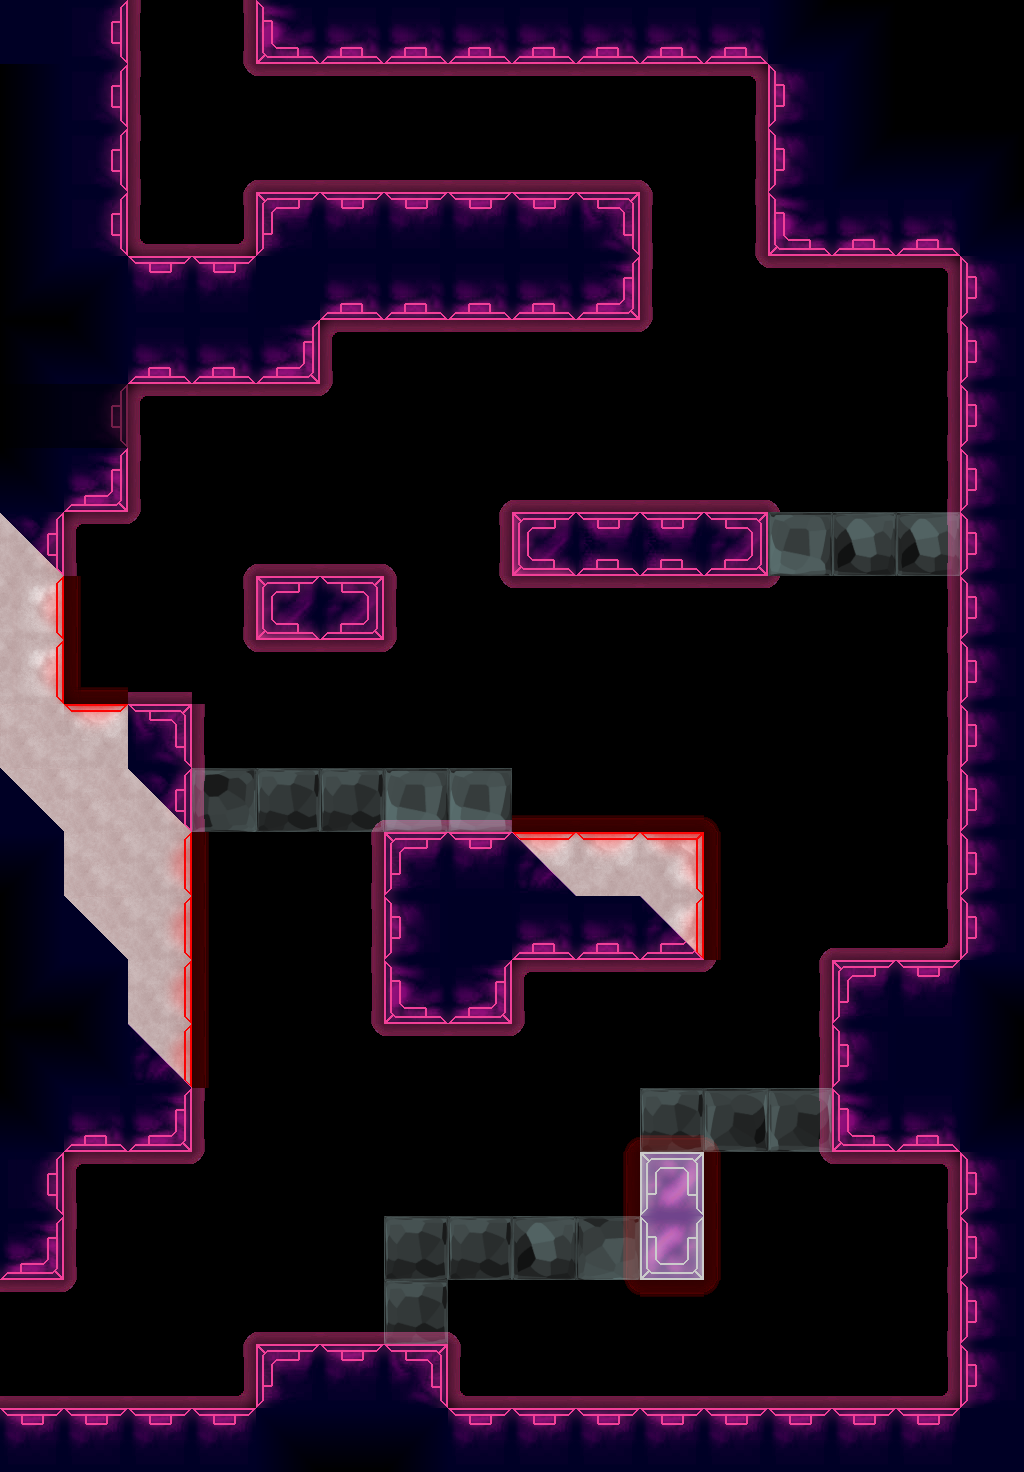

The image is a tile-based game level rendered from a .tmx file. Its description and complete source (layers, tilesets, objects, tile grids) follow:
An orthogonal 16x23 tile map with 64x64 px tiles, 3 tile layers (back2Tile, backTile, tile), 9 tilesets and 10 objects (3x Exit, 2x OrbRed, 2x Spring, DoorRed, Path, ...).

<map version="1.0" orientation="orthogonal" width="16" height="23" tilewidth="64" tileheight="64">
 <properties>
  <property name="bg" value="bg1" />
  <property name="bgParallaxX" value=".7" />
  <property name="bgParallaxY" value=".7" />
  <property name="music" value="begin_red" />
 </properties>
 <tileset firstgid="1" source="tiles/black_tiles.tsx" />
 <tileset firstgid="50" source="tiles/white_tiles.tsx" />
 <tileset firstgid="99" source="tiles/mixed_tiles.tsx" />
 <tileset firstgid="211" source="tiles/glass_tiles.tsx" />
 <tileset firstgid="260" source="tiles/red_tiles.tsx" />
 <tileset firstgid="309" source="tiles/red_black_tiles.tsx" />
 <tileset firstgid="421" source="tiles/glow_purple.tsx" />
 <tileset firstgid="445" source="tiles/glow_white.tsx" />
 <tileset firstgid="469" source="tiles/glow_red.tsx" />
 <layer name="back2Tile" width="16" height="23">
  <data encoding="csv">
0,0,0,0,0,0,0,0,0,0,0,0,0,0,0,0,
0,0,0,0,0,0,0,0,0,0,0,0,0,0,0,0,
0,0,0,0,0,0,0,0,0,0,0,0,0,0,0,0,
0,0,0,0,0,0,0,0,0,0,0,0,0,0,0,0,
0,0,0,0,0,0,0,0,0,0,0,0,0,0,0,0,
0,0,0,0,0,0,0,0,0,0,0,0,0,0,0,0,
0,0,0,0,0,0,0,0,0,0,0,0,0,0,0,0,
0,0,0,0,0,0,0,0,0,0,0,0,0,0,0,0,
0,0,0,0,0,0,0,0,0,0,0,0,0,0,0,0,
0,0,0,0,0,0,0,0,0,0,0,0,0,0,0,0,
0,0,0,0,0,0,0,0,0,0,0,0,0,0,0,0,
0,0,0,0,0,0,0,0,0,0,0,0,0,0,0,0,
0,0,0,0,0,0,0,0,0,0,0,0,0,0,0,0,
0,0,0,0,0,0,0,0,0,0,0,0,0,0,0,0,
0,0,0,0,0,0,0,0,0,0,0,0,0,0,0,0,
0,0,0,0,0,0,0,0,0,0,0,0,0,0,0,0,
0,0,0,0,0,0,0,0,0,0,0,0,0,0,0,0,
0,0,0,0,0,0,0,0,0,0,0,0,0,0,0,0,
0,0,0,0,0,0,0,0,0,0,0,0,0,0,0,0,
0,0,0,0,0,0,0,0,0,0,0,0,0,0,0,0,
0,0,0,0,0,0,0,0,0,0,0,0,0,0,0,0,
0,0,0,0,0,0,0,0,0,0,0,0,0,0,0,0,
0,0,0,0,0,0,0,0,0,0,0,0,0,0,0,0
</data>
 </layer>
 <layer name="backTile" width="16" height="23" opacity="0.48">
  <data encoding="csv">
0,0,430,432,0,0,0,0,0,0,0,0,0,0,0,0,
0,0,430,439,425,425,425,425,425,425,425,426,0,0,0,0,
0,0,430,433,437,437,437,437,437,437,434,432,0,0,0,0,
0,0,436,438,0,0,0,0,0,0,430,432,0,0,0,0,
0,0,0,0,0,0,0,0,0,0,430,439,425,425,426,0,
0,0,0,0,0,424,425,425,425,425,440,0,0,0,432,0,
12,25,424,425,425,440,0,0,0,0,0,0,0,0,432,0,
0,0,430,0,0,0,0,433,437,437,437,437,434,0,432,0,
0,424,440,433,437,437,434,432,0,0,0,0,0,0,432,0,
0,478,0,432,0,0,430,439,425,425,425,425,440,0,432,0,
0,484,437,439,425,425,440,0,0,0,0,0,0,0,432,0,
0,0,0,430,0,0,0,0,0,0,0,0,0,0,432,0,
0,0,0,430,0,433,437,437,485,485,485,482,0,0,432,0,
0,0,0,478,0,432,0,0,0,0,0,478,0,0,432,0,
0,0,0,478,0,432,0,0,0,0,0,478,433,437,438,0,
0,0,0,478,0,432,0,0,424,425,425,440,432,0,0,0,
0,0,0,478,0,439,425,425,440,0,0,0,432,0,0,0,
0,0,0,430,0,0,0,0,0,481,485,482,432,0,0,0,
0,424,425,440,0,0,0,0,0,480,0,478,439,425,426,0,
0,430,0,0,0,0,0,0,0,480,0,478,0,0,432,0,
425,440,0,433,437,437,437,434,0,487,473,488,0,0,432,0,
437,437,437,438,0,0,0,436,437,437,437,437,437,437,438,0,
0,0,0,0,0,0,0,0,0,0,0,0,0,0,0,0
</data>
 </layer>
 <objectgroup name="obj" width="16" height="23">
  <object type="OrbRed" x="704" y="640" width="64" height="64" />
  <object type="DoorRed" x="640" y="192" width="128" height="64" />
  <object type="Spring" x="128" y="192" width="128" height="64" />
  <object name="p1" type="Path" x="512" y="1344">
   <polyline points="6,0 192,0 383,-123" />
  </object>
  <object type="ShooterRed" x="704" y="1344">
   <properties>
    <property name="mobile" value="true" />
    <property name="path" value="p1" />
    <property name="speed" value="150" />
   </properties>
   <polyline points="0,0 -192,-192" />
  </object>
  <object type="Spring" x="640" y="448" width="128" height="64" />
  <object type="OrbRed" x="288" y="416" width="64" height="64" />
 </objectgroup>
 <layer name="tile" width="16" height="23">
  <data encoding="csv">
42,25,0,0,37,38,38,38,31,31,31,38,34,7,3,3,
12,25,0,0,0,0,0,0,0,0,0,0,23,14,2,3,
12,26,0,0,0,0,0,0,0,0,0,0,23,34,6,7,
12,26,0,0,16,10,10,10,17,11,0,0,37,38,38,34,
19,28,10,10,13,38,38,31,31,39,0,0,0,0,0,22,
5,35,31,31,39,0,0,0,0,0,0,0,0,0,0,23,
0,0,0,0,0,0,0,0,0,0,0,0,0,0,0,22,
35,39,0,0,0,0,0,0,0,0,0,0,0,0,0,23,
323,0,0,0,0,0,0,0,46,45,45,40,211,213,213,23,
285,0,0,0,46,40,0,0,0,0,0,0,0,0,0,23,
285,0,0,0,0,0,0,0,0,0,0,0,0,0,0,23,
301,269,11,0,0,0,0,0,0,0,0,0,0,0,0,23,
311,307,323,215,214,214,211,211,0,0,0,0,0,0,0,23,
28,307,284,0,0,0,9,10,318,269,277,0,0,0,0,23,
12,311,284,0,0,0,22,13,31,31,360,0,0,0,0,23,
19,28,284,0,0,0,30,39,0,0,0,0,0,16,17,27,
5,35,325,0,0,0,0,0,0,0,0,0,0,23,13,14,
35,38,32,0,0,0,0,0,0,0,214,212,212,30,31,34,
26,0,0,0,0,0,0,0,0,0,82,0,0,0,0,22,
32,0,0,0,0,0,214,214,213,216,96,0,0,0,0,22,
0,0,0,0,0,0,214,0,0,0,0,0,0,0,0,22,
0,0,0,0,16,17,11,0,0,0,0,0,0,0,0,22,
10,10,10,17,27,20,28,10,17,17,17,10,10,10,10,42
</data>
 </layer>
 <objectgroup name="front" width="16" height="23">
  <object type="Exit" x="128" y="0" width="128" height="64">
   <properties>
    <property name="mapTo" value="firstMovingLasers" />
    <property name="right" value="true" />
    <property name="springJump" value="true" />
   </properties>
  </object>
  <object type="Exit" x="0" y="1280" width="64" height="128">
   <properties>
    <property name="mapTo" value="firstSand" />
   </properties>
  </object>
  <object type="Exit" x="0" y="384" width="64" height="64">
   <properties>
    <property name="mapTo" value="secret1" />
   </properties>
  </object>
 </objectgroup>
</map>
